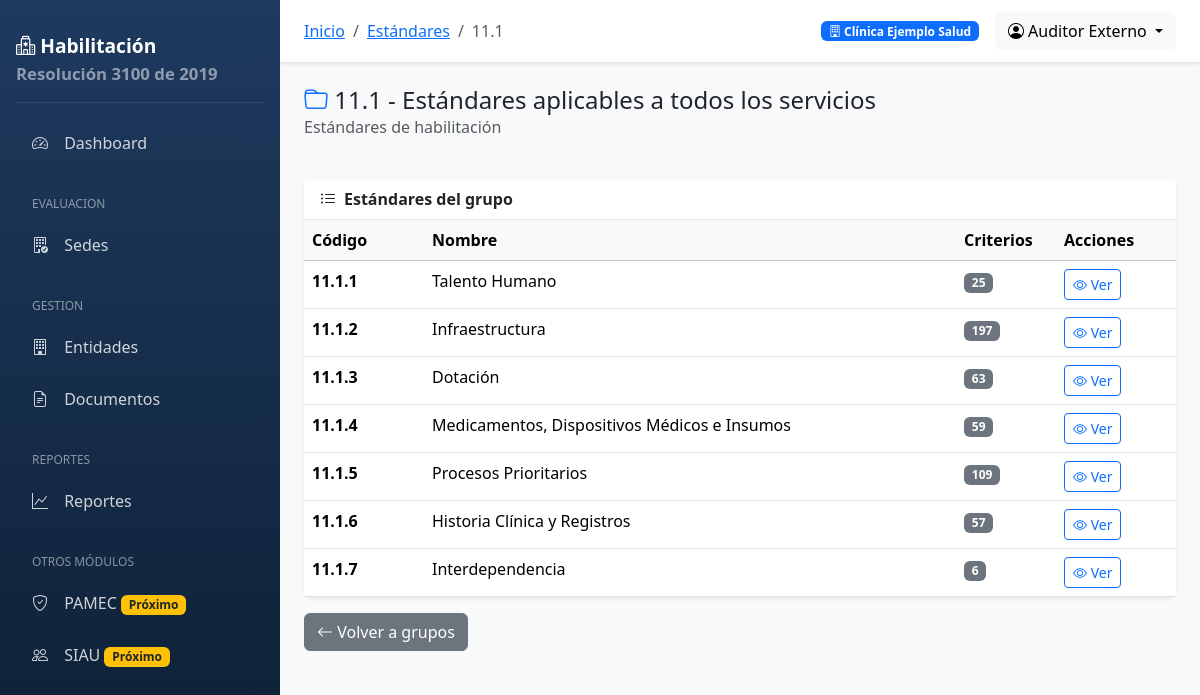
The page /estandares/grupos/13/ (signed in) on the database its author committed.
### estandares/models.py (models this page shows, shortened)
class GrupoEstandar(models.Model):
    codigo = models.CharField('Código', max_length=10, unique=True)
    nombre = models.CharField('Nombre', max_length=200)
    descripcion = models.TextField('Descripción', blank=True)
    aplica_todos = models.BooleanField(
        'Aplica a todos los servicios',
        default=False,
        help_text='Indica si este grupo aplica a todos los servicios (como el grupo 11.1)'
    )
    orden = models.PositiveIntegerField('Orden de presentación', default=0)
    activo = models.BooleanField('Activo', default=True)
    class Meta:
        verbose_name = 'Grupo de Estándares'
        verbose_name_plural = 'Grupos de Estándares'
        ordering = ['orden', 'codigo']

class Estandar(models.Model):
    grupo = models.ForeignKey(
        GrupoEstandar,
        on_delete=models.CASCADE,
        related_name='estandares',
        verbose_name='Grupo'
    )
    codigo = models.CharField('Código', max_length=20)
    codigo_corto = models.CharField(
        'Código corto',
        max_length=20,
        blank=True,
        help_text='Código abreviado para uso interno (ej: TSTH, INF, DOT)'
    )
    nombre = models.CharField('Nombre', max_length=200)
    descripcion = models.TextField('Descripción', blank=True)
    paginas_resolucion = models.CharField(
        'Páginas en resolución',
        max_length=20,
        blank=True,
        help_text='Referencia a páginas en la resolución original'
    )
    orden = models.PositiveIntegerField('Orden de presentación', default=0)
    activo = models.BooleanField('Activo', default=True)
    class Meta:
        verbose_name = 'Estándar'
        verbose_name_plural = 'Estándares'
        ordering = ['grupo', 'orden', 'codigo']
        unique_together = ['grupo', 'codigo']

### entidades/models.py (models this page shows, shortened)
class EntidadPrestadora(models.Model):
    ESTADOS = [
        ('ACTIVO', 'Activo'),
        ('INACTIVO', 'Inactivo'),
        ('SUSPENDIDO', 'Suspendido'),
        ('EN_PROCESO', 'En proceso de habilitación'),
    ]
    tipo_prestador = models.ForeignKey(
        TipoPrestador,
        on_delete=models.PROTECT,
        verbose_name='Tipo de prestador'
    )
    razon_social = models.CharField('Razón social', max_length=300)
    nombre_comercial = models.CharField('Nombre comercial', max_length=300, blank=True)
    nit = models.CharField('NIT', max_length=20, unique=True)
    digito_verificacion = models.CharField('Dígito de verificación', max_length=1)
    codigo_reps = models.CharField('Código REPS', max_length=20, unique=True, blank=True, null=True)
    representante_legal = models.CharField('Representante legal', max_length=200)
    documento_representante = models.CharField('Documento representante', max_length=20)
    departamento = models.ForeignKey(
        Departamento,
        on_delete=models.PROTECT,
        verbose_name='Departamento'
    )
    municipio = models.ForeignKey(
        Municipio,
        on_delete=models.PROTECT,
        verbose_name='Municipio'
    )
    direccion = models.CharField('Dirección', max_length=300)
    telefono = models.CharField('Teléfono', max_length=50)
    email = models.EmailField('Correo electrónico')
    sitio_web = models.URLField('Sitio web', blank=True)
    logo = models.ImageField('Logo', upload_to='entidades/logos/', blank=True, null=True)
    gerente = models.CharField('Gerente/Director', max_length=200, blank=True)
    responsable_calidad = models.CharField('Responsable de calidad', max_length=200, blank=True)
    estado = models.CharField('Estado', max_length=20, choices=ESTADOS, default='EN_PROCESO')
    fecha_inscripcion_reps = models.DateField('Fecha inscripción REPS', null=True, blank=True)
    fecha_vencimiento_habilitacion = models.DateField('Fecha vencimiento habilitación', null=True, blank=True)
    fecha_creacion = models.DateTimeField('Fecha de creación', auto_now_add=True)
    fecha_modificacion = models.DateTimeField('Fecha de modificación', auto_now=True)
    creado_por = models.ForeignKey(
        settings.AUTH_USER_MODEL,
        on_delete=models.SET_NULL,
        null=True,
        blank=True,
        related_name='entidades_creadas'
    )
    class Meta:
        verbose_name = 'Entidad Prestadora'
        verbose_name_plural = 'Entidades Prestadoras'
        ordering = ['razon_social']
    @property
    def nombre_display(self):
        return self.nombre_comercial or self.razon_social

### usuarios/models.py (models this page shows, shortened)
class Usuario(AbstractUser):
    ROLES = [
        ('SUPER', 'Super Administrador'),
        ('ADMIN', 'Administrador de Entidad'),
        ('AUDITOR', 'Auditor (Solo lectura)'),
        ('CALIDAD', 'Responsable de Calidad'),
        ('EVALUADOR', 'Evaluador'),
        ('APROBADOR', 'Aprobador'),
        ('CONSULTOR', 'Consultor (Solo lectura)'),
    ]
    username = None  # Deshabilitamos username, usamos email
    email = models.EmailField('Correo electrónico', unique=True)
    primer_nombre = models.CharField('Primer nombre', max_length=50)
    segundo_nombre = models.CharField('Segundo nombre', max_length=50, blank=True)
    primer_apellido = models.CharField('Primer apellido', max_length=50)
    segundo_apellido = models.CharField('Segundo apellido', max_length=50, blank=True)
    documento_identidad = models.CharField('Documento de identidad', max_length=20, blank=True)
    telefono = models.CharField('Teléfono', max_length=20, blank=True)
    cargo = models.CharField('Cargo', max_length=100, blank=True)
    rol = models.CharField('Rol', max_length=20, choices=ROLES, default='CONSULTOR')
    entidad = models.ForeignKey(
        'entidades.EntidadPrestadora',
        on_delete=models.SET_NULL,
        null=True,
        blank=True,
        related_name='usuarios',
        verbose_name='Entidad Prestadora'
    )
    sedes = models.ManyToManyField(
        'entidades.Sede',
        blank=True,
        related_name='usuarios',
        verbose_name='Sedes asignadas'
    )
    foto = models.ImageField('Foto de perfil', upload_to='usuarios/fotos/', blank=True, null=True)
    fecha_ultimo_acceso = models.DateTimeField('Último acceso', null=True, blank=True)
    creado_por = models.ForeignKey(
        'self',
        on_delete=models.SET_NULL,
        null=True,
        blank=True,
        related_name='usuarios_creados'
    )
    objects = UsuarioManager()
    USERNAME_FIELD = 'email'
    REQUIRED_FIELDS = ['primer_nombre', 'primer_apellido']
    class Meta:
        verbose_name = 'Usuario'
        verbose_name_plural = 'Usuarios'
        ordering = ['primer_apellido', 'primer_nombre']
    @property
    def nombre_completo(self):
        nombres = f"{self.primer_nombre} {self.segundo_nombre}".strip()
        apellidos = f"{self.primer_apellido} {self.segundo_apellido}".strip()
        return f"{nombres} {apellidos}".strip()
    @property
    def es_administrador(self):
        return self.rol in ['SUPER', 'ADMIN']

### estandares/views.py (the view)
# urls.py: path('grupos/<int:pk>/', views.detalle_grupo, name='detalle_grupo'),
@login_required
def detalle_grupo(request, pk):
    grupo = get_object_or_404(GrupoEstandar, pk=pk)
    estandares = grupo.estandares.filter(activo=True)
    servicios = grupo.servicios.filter(activo=True)
    return render(request, 'estandares/grupos/detalle.html', {
        'titulo': grupo.nombre,
        'grupo': grupo,
        'estandares': estandares,
        'servicios': servicios,
    })

### core/context_processors.py (called while the page is built)
def global_settings(request):
    context = {
        'SISTEMA_NOMBRE': 'Sistema de Habilitación de Servicios de Salud',
        'SISTEMA_VERSION': '1.0.0',
        'RESOLUCION': 'Resolución 3100 de 2019',
        'HABILITACION_CONFIG': settings.HABILITACION_CONFIG,
    }
    if request.user.is_authenticated:
        context['entidad_actual'] = getattr(request.user, 'entidad', None)
        context['sedes_usuario'] = request.user.sedes.all() if hasattr(request.user, 'sedes') else []
    return context

### templates/estandares/grupos/detalle.html (shortened to what this page needs)
{% extends 'base.html' %}
{% block breadcrumb %}
<li class="breadcrumb-item"><a href="{% url 'estandares:lista_grupos' %}">Estándares</a></li>
<li class="breadcrumb-item active">{{ grupo.codigo }}</li>
{% endblock %}
{% block content %}
<div class="row mb-4">
    <div class="col-12">
        <h4 class="mb-0">
            <i class="bi bi-folder text-primary"></i>
            {{ grupo.codigo }} - {{ grupo.nombre }}
        </h4>
        <p class="text-muted">{{ grupo.descripcion|default:"Estándares de habilitación" }}</p>
    </div>
</div>
<div class="card">
    <div class="card-header">
        <i class="bi bi-list-ul me-2"></i>Estándares del grupo
    </div>
    <div class="card-body p-0">
        <div class="table-responsive">
            <table class="table table-hover mb-0">
                <thead class="table-light">
                    <tr>
                        <th style="width: 120px;">Código</th>
                        <th>Nombre</th>
                        <th style="width: 100px;">Criterios</th>
                        <th style="width: 120px;">Acciones</th>
                    </tr>
                </thead>
                <tbody>
                    {% for estandar in estandares %}
                    <tr>
                        <td><strong>{{ estandar.codigo }}</strong></td>
                        <td>{{ estandar.nombre }}</td>
                        <td><span class="badge bg-secondary">{{ estandar.criterios.count }}</span></td>
                        <td>
                            <a href="{% url 'estandares:detalle_estandar' estandar.pk %}" class="btn btn-sm btn-outline-primary">
                                <i class="bi bi-eye"></i> Ver
                            </a>
                        </td>
                    </tr>
                    {% empty %}
                    <tr>
                        <td colspan="4" class="text-center text-muted py-4">
                            No hay estándares en este grupo
                        </td>
                    </tr>
                    {% endfor %}
                </tbody>
            </table>
        </div>
    </div>
</div>
<div class="mt-3">
    <a href="{% url 'estandares:lista_grupos' %}" class="btn btn-secondary">
        <i class="bi bi-arrow-left"></i> Volver a grupos
    </a>
</div>
{% endblock %}

### templates/base.html (shortened to what this page needs)
{% load static %}
<!DOCTYPE html>
<html lang="es">
<head>
    <link href="https://cdn.jsdelivr.net/npm/bootstrap@5.3.2/dist/css/bootstrap.min.css" rel="stylesheet">
    <link href="https://cdn.jsdelivr.net/npm/bootstrap-icons@1.11.1/font/bootstrap-icons.css" rel="stylesheet">
</head>
<body>
    {% if user.is_authenticated %}
    <nav class="sidebar">
        <div class="brand">
            <i class="bi bi-hospital"></i> Habilitación
            <small class="d-block text-white-50">{{ RESOLUCION }}</small>
        </div>
        <ul class="nav flex-column">
            <li class="nav-item">
                <a class="nav-link {% if request.resolver_match.url_name == 'dashboard' %}active{% endif %}" href="{% url 'core:dashboard' %}">
                    <i class="bi bi-speedometer2"></i> Dashboard
                </a>
            </li>
            {% if user.entidad %}
            <li class="nav-section">Evaluacion</li>
            <li class="nav-item">
                <a class="nav-link {% if 'evaluacion' in request.path and 'sede' in request.path %}active{% endif %}" href="{% url 'evaluacion:sedes_evaluar' %}">
                    <i class="bi bi-building-check"></i> Sedes
                </a>
            </li>
            {% endif %}
            <li class="nav-section">Gestion</li>
            <li class="nav-item">
                <a class="nav-link" href="{% url 'entidades:lista' %}">
                    <i class="bi bi-building"></i> Entidades
                </a>
            </li>
            <li class="nav-item">
                <a class="nav-link" href="{% url 'documentos:lista' %}">
                    <i class="bi bi-file-earmark-text"></i> Documentos
                </a>
            </li>
            <li class="nav-section">Reportes</li>
            <li class="nav-item">
                <a class="nav-link" href="{% url 'reportes:dashboard' %}">
                    <i class="bi bi-graph-up"></i> Reportes
                </a>
            </li>
            <li class="nav-section">Otros Módulos</li>
            <li class="nav-item">
                <a class="nav-link" href="{% url 'pamec:dashboard' %}">
                    <i class="bi bi-shield-check"></i> PAMEC
                    <span class="badge bg-warning text-dark ms-auto">Próximo</span>
                </a>
            </li>
            <li class="nav-item">
                <a class="nav-link" href="{% url 'siau:dashboard' %}">
                    <i class="bi bi-people"></i> SIAU
                    <span class="badge bg-warning text-dark ms-auto">Próximo</span>
                </a>
            </li>
        </ul>
    </nav>
    <main class="main-content">
        <nav class="navbar-top d-flex justify-content-between align-items-center">
            <div>
                <nav aria-label="breadcrumb" class="d-inline-block">
                    <ol class="breadcrumb mb-0">
                        <li class="breadcrumb-item"><a href="{% url 'core:dashboard' %}">Inicio</a></li>
                        {% block breadcrumb %}{% endblock %}
                    </ol>
                </nav>
            </div>
            <div class="d-flex align-items-center">
                {% if entidad_actual %}
                <span class="badge bg-primary me-3">
                    <i class="bi bi-building"></i> {{ entidad_actual.nombre_display }}
                </span>
                {% endif %}
                <div class="dropdown">
                    <a class="btn btn-light dropdown-toggle" href="#" role="button" data-bs-toggle="dropdown">
                        <i class="bi bi-person-circle"></i> {{ user.nombre_completo|default:user.email }}
                    </a>
                </div>
            </div>
        </nav>
        <div class="content-wrapper">
            {% block content %}{% endblock %}
        </div>
    </main>
    {% else %}
    <div class="container">
        {% block auth_content %}{% endblock %}
    </div>
    {% endif %}
</body>
</html>

### templates/base.html (style rules this page uses)
:root { --primary-color: #0d6efd; --sidebar-width: 280px; }
body { font-family: 'Segoe UI', system-ui, -apple-system, sans-serif; background-color: #f8f9fa; }
.sidebar { position: fixed; top: 0; left: 0; height: 100vh; width: var(--sidebar-width); background: linear-gradient(180deg, #1e3a5f 0%, #0d1f33 100%); padding: 1rem; overflow-y: auto; z-index: 1000; }
.sidebar .brand { color: white; font-size: 1.2rem; font-weight: 600; padding: 1rem 0; border-bottom: 1px solid rgba(255,255,255,0.1); margin-bottom: 1rem; }
.sidebar .nav-link { color: rgba(255,255,255,0.8); padding: 0.75rem 1rem; border-radius: 0.5rem; margin-bottom: 0.25rem; transition: all 0.3s; }
.sidebar .nav-link i { margin-right: 0.75rem; width: 20px; text-align: center; }
.sidebar .nav-section { font-size: 0.75rem; text-transform: uppercase; color: rgba(255,255,255,0.5); padding: 1rem 1rem 0.5rem; margin-top: 0.5rem; }
.main-content { margin-left: var(--sidebar-width); padding: 0; min-height: 100vh; }
.navbar-top { background: white; box-shadow: 0 2px 4px rgba(0,0,0,0.1); padding: 0.75rem 1.5rem; }
.content-wrapper { padding: 1.5rem; }
.card { border: none; box-shadow: 0 0.125rem 0.25rem rgba(0,0,0,0.075); border-radius: 0.5rem; }
.card-header { background: white; border-bottom: 1px solid #e9ecef; font-weight: 600; }

### rows shown on the page
GrupoEstandar: codigo "11.1", nombre "Estándares aplicables a todos los servicios", descripcion "Estándares de habilitación"
EntidadPrestadora: nombre_display "Clínica Ejemplo Salud"
Usuario: nombre_completo "Auditor Externo"
Estandar: codigo "11.1.1", nombre "Talento Humano", criterios.count "25"
Estandar: codigo "11.1.2", nombre "Infraestructura", criterios.count "197"
Estandar: codigo "11.1.3", nombre "Dotación", criterios.count "63"
Estandar: codigo "11.1.4", nombre "Medicamentos, Dispositivos Médicos e Insumos", criterios.count "59"
Estandar: codigo "11.1.5", nombre "Procesos Prioritarios", criterios.count "109"
Estandar: codigo "11.1.6", nombre "Historia Clínica y Registros", criterios.count "57"
Estandar: codigo "11.1.7", nombre "Interdependencia", criterios.count "6"

### other values the page prints
{{ RESOLUCION }} "Resolución 3100 de 2019"
